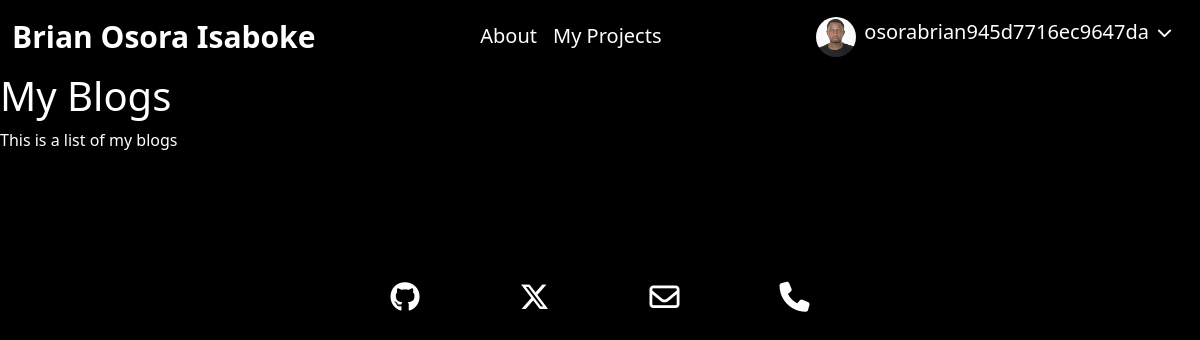
/blogs/ (signed in), run on an earlier commit of the app's database.
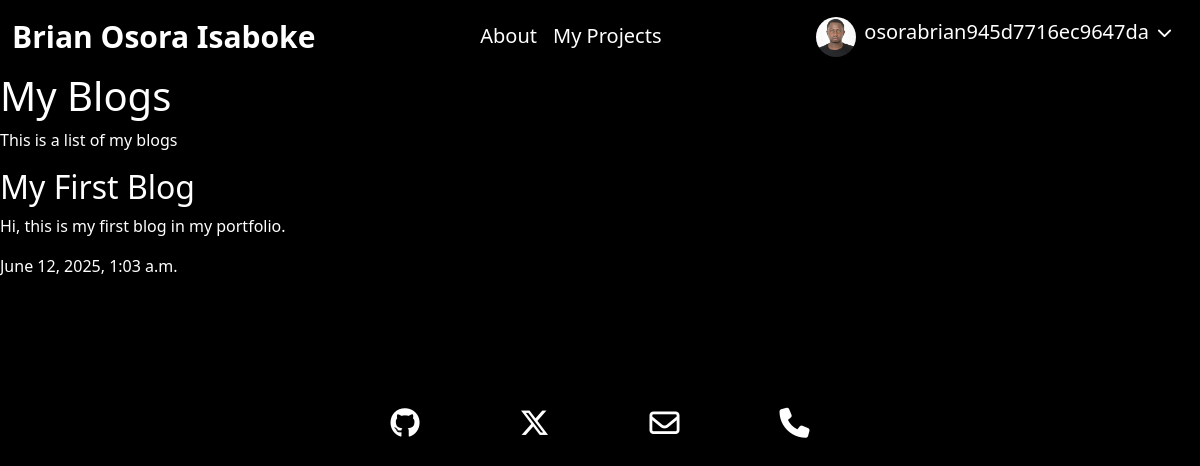
And on a later commit of the database.
### accounts/models.py (models this page shows, shortened)
class Profile(models.Model):
    user = models.OneToOneField(
        get_user_model(),
        related_name='profile',
        on_delete=models.CASCADE
    )
    photo = models.ImageField(upload_to='profiles/%Y/%m/%d/', blank=True)
    created = models.DateTimeField(auto_now_add=True)
    updated = models.DateTimeField(auto_now=True)
    class Meta:
        ordering = ['user']
        indexes = [
            models.Index(fields=['user'])
            ]

### blogs/models.py (models this page shows, shortened)
class Post(models.Model):
    class Status(models.TextChoices):
        DRAFT = 'DF', 'Draft'
        PUBLISHED = 'PB', 'Published'
    title = models.CharField(max_length=200)
    slug = models.SlugField(max_length=200, unique=True)
    content = models.TextField()
    status = models.CharField(max_length=2, choices=Status.choices, default=Status.DRAFT)
    published = models.DateTimeField(default=timezone.now)
    created_at = models.DateTimeField(auto_now_add=True)
    updated_at = models.DateTimeField(auto_now=True)
    class Meta:
        ordering = ['-published']
        indexes = [models.Index(fields=['-published'])]

### blogs/views.py (the view)
# urls.py: path('', views.post_list, name='post_list'),
def post_list(request):
    posts = Post.objects.all()
    return render(
        request,
        'blogs/list.html',
        {'posts': posts}
    )

### blogs/templates/blogs/list.html (shortened to what this page needs)
{% extends 'base.html' %}
{% block content %}
<h1>My Blogs</h1>
<p>This is a list of my blogs</p>
{% for post in posts %}
    <h2>{{post.title}}</h2>
    <p>{{post.content}}</p>
    <p>{{post.published}}</p>
{% endfor %}
{% endblock %}

### accounts/templates/base.html (shortened to what this page needs)
{% load static %}
<!DOCTYPE html>
<html lang="en-us">
<head>
    <link href="{% static 'css/index.css' %}" rel="stylesheet" type="text/css" />
    <link href="https://cdn.jsdelivr.net/npm/bootstrap@5.3.3/dist/css/bootstrap.min.css" rel="stylesheet">
</head>
<body class="bg-black text-white">
    <nav class="navbar navbar-expand-lg">
      <div class="container-fluid">
      <strong><a href="{% url "home" %}" id="my-name" class="navbar-brand">Brian Osora Isaboke</a></strong>
      <div class="collapse navbar-collapse" id="navbarSupportedContent">
          {% if request.user.is_authenticated %}
            <ul class="navbar-nav mx-auto">
              <li class="nav-item"><a href="{% url "about:education" %}" class="nav-link text-white fs-5">About</a></li>
              <li class="nav-item"><a href="{% url "projects" %}" class="nav-link text-white fs-5">My Projects</a></li>
            </ul>
              <ul class="navbar-nav">
                <li class="nav-item dropdown mt-2">
                  <button class="dropdown text-white d-flex text-decoration-none bg-transparent border-0" role="button" data-bs-toggle="dropdown" aria-expanded="false">
                    {% if request.user.profile.photo %}
                      <img src={{request.user.profile.photo.url}} alt="{{request.user.profile.user}}" height="40" width="40" style="border-radius:50%; object-fit: contain"/>
                    {% else %}
                      <img src="{% static "images/avatar.png"%}" alt="avatar" height="40" width="40" style="border-radius:50%"/>
                    {% endif %}
                    <p class="ms-2 fs-5">{{request.user.username}}</p>
                    <i class="fa-solid fa-chevron-down mt-2" style="color: #ffffff;font-size:15px;margin-left:8px;margin-right:10px"></i>
                  </button>
                </li>
              </ul>
            {% else %}
              <ul class="navbar-nav ms-auto">
                <a href="{% url "login" %}" class="nav-link text-white mt-2 nav-text fs-6">Log In</a>
                <a href="{% url "user_registration" %}" class="nav-link text-white mt-2 fs-6">Sign Up</a>
              </ul>
          {% endif %}
      </div>
      </div>
    </nav>
    {% block content %}
    {% endblock %}
    <footer>
      <div id="socials">
        <a href="https://github.com/Osorabrian" title="Github">
          <i class="fa-brands fa-github" style="color: #ffffff;"></i>
        </a>
        <a href="https://x.com/BryanOsora" title="X">
          <i class="fa-brands fa-x-twitter" style="color: #ffffff;"></i>
        </a>
        <a href="mailto:osorabrian@gmail.com" title="Email">
          <i class="fa-regular fa-envelope" style="color: #ffffff;"></i>
        </a>
        <a href="tel:+6692356809" title="Phone">
          <i class="fa-solid fa-phone" style="color: #ffffff;"></i>
        </a>
      </div>
    </footer>
  </body>
</html>

### accounts/static/css/index.css (style rules this page uses)
body { margin: 20px; background-color: black; color: white; }
#my-name { text-decoration: none; color: white; font-size: 30px; }
nav { display: flex; justify-content: center; width: 100%; }
#socials { display: flex; justify-content: center; margin-top: 130px; }
i { font-size: 30px; margin-inline: 50px; }

What changed in the data, as far as the page shows it:
added Post: title "My First Blog", content "Hi, this is my first blog in my portfolio.", published "June 12, 2025, 1:03 a.m."
